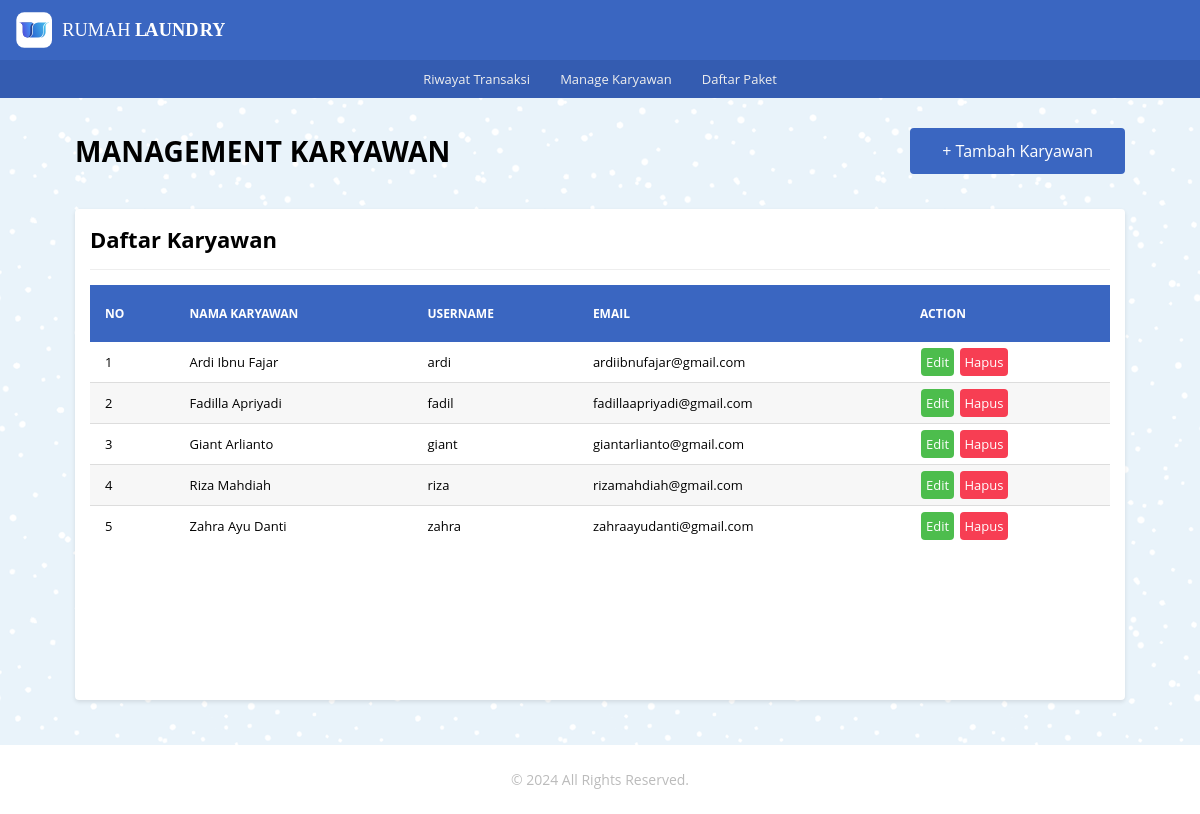
Screenshot of /karyawan/karyawan.php with the database file from the repository.
### tables this page shows
CREATE TABLE `master` (
  `id_user` int(11) NOT NULL,
  `nama` varchar(100) NOT NULL,
  `email` varchar(100) NOT NULL,
  `username` varchar(20) NOT NULL,
  `password` varchar(255) NOT NULL,
  `level` varchar(20) DEFAULT NULL
);

### _functions.php (called while the page is built, shortened)
<?php
$host	= 'localhost';
$user = 'root';
$pass	= '';
$db	= 'laundry_app';
$koneksi = mysqli_connect($host,$user,$pass,$db);
function query($query){
	global $koneksi;
	$result = mysqli_query($koneksi, $query);
	$rows = [];
	while ($row = mysqli_fetch_assoc($result)) {
		$rows[] = $row;
	}
	return $rows;
}
function url($url = null){
	$url_utama = "http://localhost/rumah_laundry";
	if ($url != null) {
		return $url_utama . '/' . $url;
	}else{
		return $url_utama;
	}
}

### karyawan/karyawan.php (the view)
<?php
	require_once('../_header.php');
	$data_karyawan = query('SELECT * FROM master LIMIT 20 OFFSET 1');
?>
	<div id="karyawan" class="main-content">
		<div class="container">
			<div class="baris">
				<div class="selamat-datang">
					<div class="col-header">
						<h2 class="judul-md">Management Karyawan</h2>
					</div>
					<div class="col-header txt-right">
						<a href="<?=url('karyawan/tambah.php')?>" class="btn-lg bg-primary">+ Tambah Karyawan</a>
					</div>
				</div>
			</div>
			<div class="baris">
				<div class="col">
					<div class="card">
						<div class="card-title card-flex">
							<div class="card-col">
								<h2>Daftar Karyawan</h2>
							</div>
						</div>
						<div class="card-body">
							<div class="tabel-kontainer">
								<table class="tabel-transaksi">
									<thead>
										<tr>
											<th class="sticky">No</th>
											<th class="sticky">Nama Karyawan</th>
											<th class="sticky">Username</th>
											<th class="sticky">Email</th>
											<th class="sticky">Action</th>
										</tr>
									</thead>
									<tbody>
										<?php $no = 1; ?>
										<?php foreach($data_karyawan as $karyawan) : ?>
											<tr>
												<td><?= $no ?></td>
												<td><?= $karyawan['nama'] ?></td>
												<td><?= $karyawan['username'] ?></td>
												<td><?= $karyawan['email'] ?></td>
												<td>
													<a href="<?=url('karyawan/edit.php')?>?id_user=<?=$karyawan['id_user']?>" class="btn btn-edit">Edit</a>
													<a href="<?=url('karyawan/hapus.php')?>?id_user=<?=$karyawan['id_user']?>" onclick="return confirm('Yakin akan menghapus?');"  class="btn btn-hapus">Hapus</a>
												</td>
											</tr>
											<?php $no++ ?>
										<?php endforeach; ?>
									</tbody>
								</table>
							</div>
						</div>
					</div>
				</div>
			</div>
		</div>
	</div>
<?php require_once('../_footer.php'); ?>

### _assets/css/style.css (style rules this page uses)
* { margin: 0; padding: 0; box-sizing: border-box; }
html,body { width: 100%; max-width: 100%; position: relative; font-family: 'Open sans', sans-serif; display: flex; flex-direction: column; background-image: url(../img/blue-snow.png); overflow-x: hidden; }
.txt-right { text-align: right; }
h2 { font-size: 22px; }
.main-content { display: flex; flex-direction: column; }
.container { display: flex; flex-direction: column; width: 1080px; max-width: 100%; margin: auto; padding: 0 15px; min-height: 20px; }
.baris { position: relative; margin: 0 -15px; display: flex; flex-direction: row; flex-wrap: wrap; }
.selamat-datang { width: 100%; display: flex; flex-direction: row; flex-wrap: wrap; align-items: center; justify-content: space-between; padding: 0 15px; margin: 30px 0 20px 0; }
.selamat-datang .col-header { flex: 1; }
.selamat-datang .col-header .judul-md { font-size: 28px; text-transform: uppercase; letter-spacing: .3px; }
.selamat-datang .col-header a { display: inline-block; color: #fff; text-decoration: none; }
.btn-lg { padding: 10px 30px; border-radius: 4px; }
.bg-primary { border: 2px solid #3a66c1; color: #ffffff; background-color: #3a66c1; }
.col { flex: 1; }
.card { background-color: #fff; margin: 15px; padding: 15px; border-radius: 4px; box-shadow: 0 2px 4px rgba(0,0,0,0.10); }
.card-body { position: relative; }
.card-title { padding-bottom: 15px; margin-bottom: 15px; border-bottom: 1px solid #eeeeee; }
.card-flex { display: flex; flex-direction: row; align-items: center; justify-content: space-between; }
.card-col { flex: 1; }
.tabel-kontainer { display: block; width: 100%; height: 400px; position: relative; overflow-x: auto; overflow-y: auto; }
.tabel-transaksi { border: 0; border-collapse: collapse; width: 100%; }
.tabel-transaksi thead { color: #ffffff; }
.tabel-transaksi thead th { text-transform: uppercase; font-size: 12px; text-align: left; padding: 20px 15px; background-color: #3a66c1; }
.sticky { position: sticky; top: 0; }
.tabel-transaksi tbody tr { border-bottom: 1px solid #dddddd; }
.tabel-transaksi tbody tr:nth-child(even) { background-color: #f7f7f7; }
.tabel-transaksi tbody tr:last-child { border-bottom: 0; }
.tabel-transaksi tbody tr td { padding: 5px 15px; font-size: 13px; }
.btn { display: inline-block; text-decoration: none; padding: 5px; margin: 1px; border-radius: 4px; }
.btn-edit { background-color: #4dbd4d; color: #ffffff; }
.btn-hapus { background-color: #f73e53; color: #ffffff; }

### rows the page displays
master: nama "Ardi Ibnu Fajar", username "ardi", email "ardiibnufajar@gmail.com"
master: nama "Fadilla Apriyadi", username "fadil", email "fadillaapriyadi@gmail.com"
master: nama "Giant Arlianto", username "giant", email "giantarlianto@gmail.com"
master: nama "Riza Mahdiah", username "riza", email "rizamahdiah@gmail.com"
master: nama "Zahra Ayu Danti", username "zahra", email "zahraayudanti@gmail.com"
